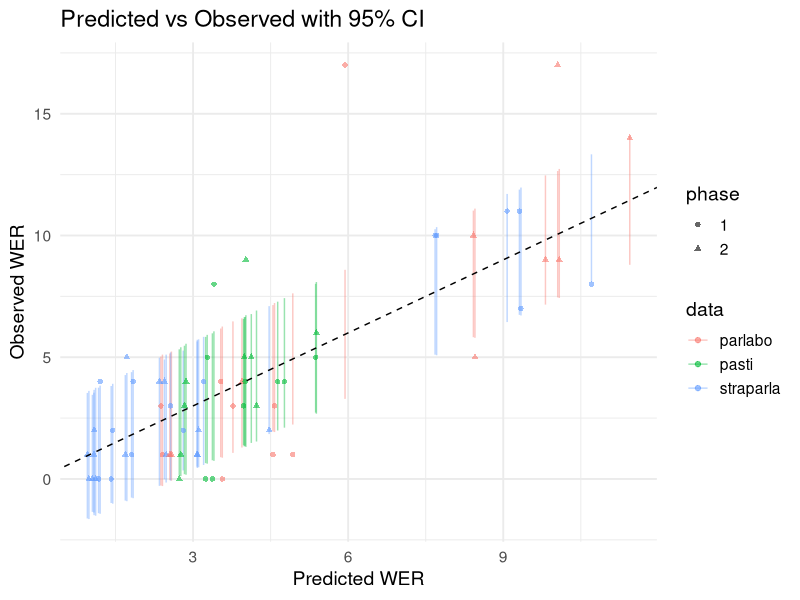
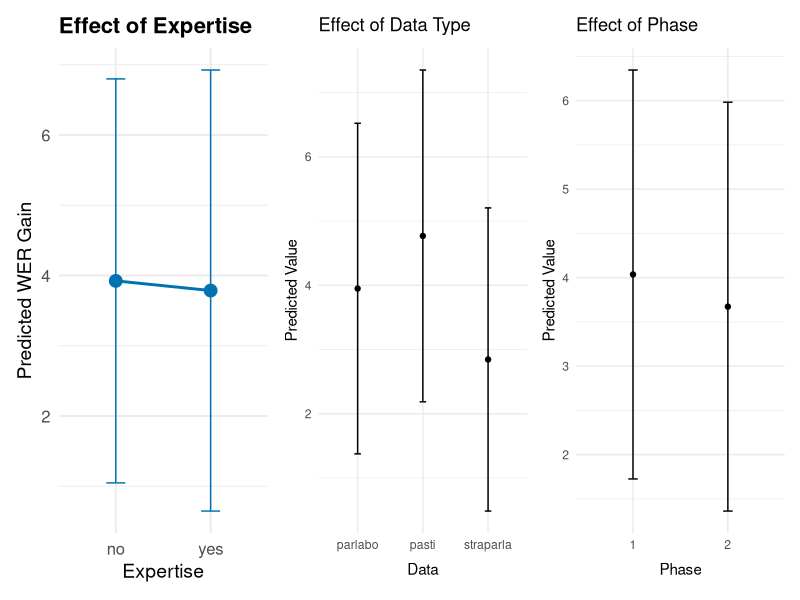
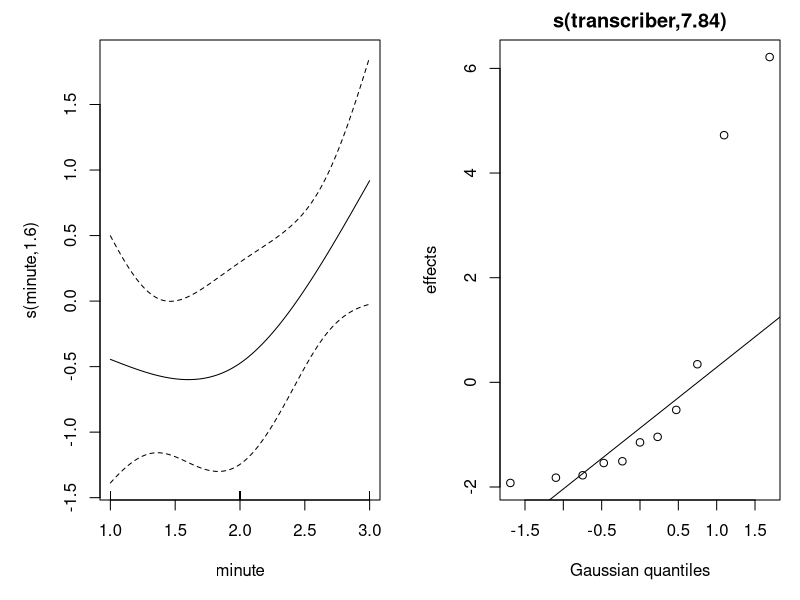
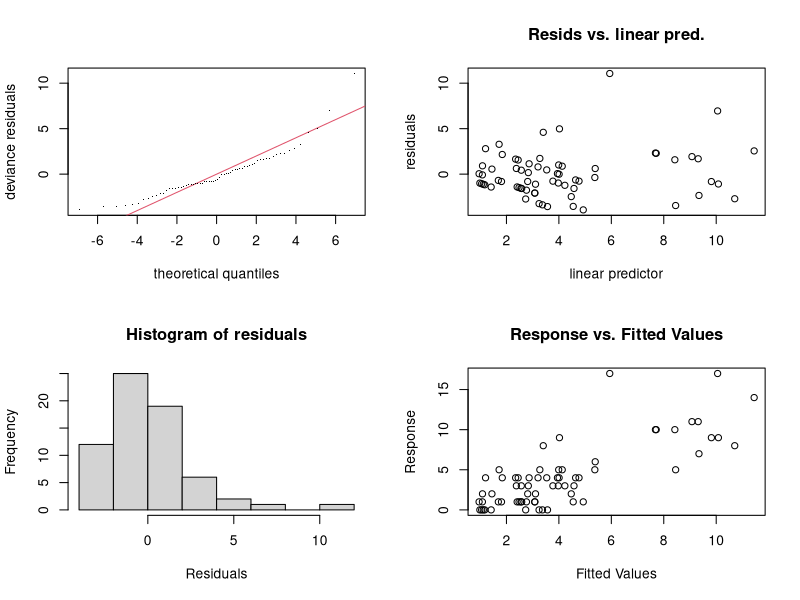
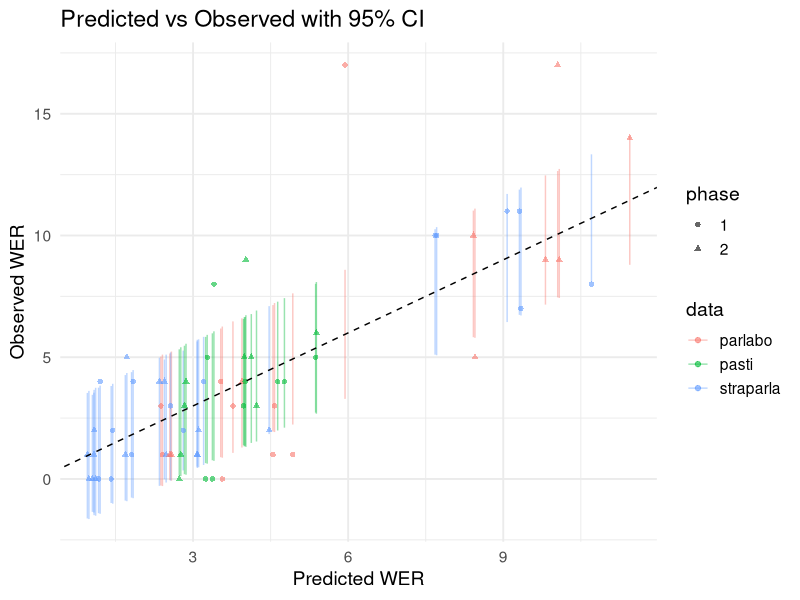
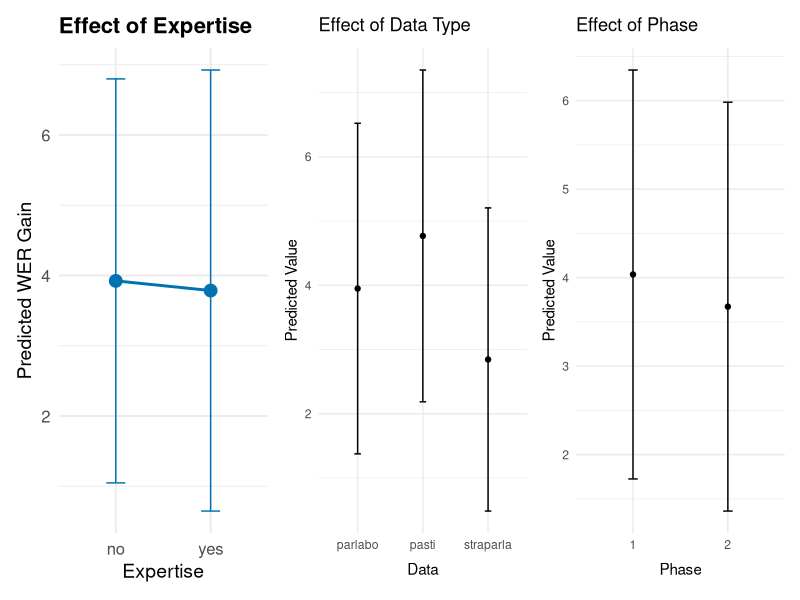

Reproduce these figures in R, in order.
library(mgcv)
library(ggeffects)
library(ggplot2)

df <- read.csv("stats/table_params.csv", sep="\t")

df$expert <- as.factor(df$expert)
df$data <- as.factor(df$data)
df$phase <- as.factor(df$phase)
df$transcriber <- as.factor(df$transcriber)  # your random effect

model <- gam(intonation_patterns ~
			   s(minute, k=3) +                  # smooth term for time
               expert +                      # fixed effect
               data +                        # fixed effect
               phase +                       # fixed effect
               s(transcriber, bs = "re"),    # random intercept per transcriber
             data = df, method = "REML")

# View the model summary
summary(model)

png("tus_my_gam_plots.png", width = 800, height = 600) # Adjust width/height as needed

# Generate the plots (e.g., all on one page if your model has multiple smooths)
plot(model, pages = 1)

# Close the device (this saves the file)
dev.off()

# Open a PNG device
png("tus_gam_check_diagnostics.png", width = 1000, height = 800) # Adjust dimensions

# Generate the diagnostic plots
gam.check(model)

# Close the device
dev.off()



# Predict from the GAMM
pred <- predict(model, se.fit = TRUE)

# Store values
df$fit <- pred$fit
df$lower <- pred$fit - 1.96 * pred$se.fit
df$upper <- pred$fit + 1.96 * pred$se.fit

# Plot
ggplot(df, aes(x = fit, y = intonation_patterns, color=data, shape=phase)) +
  geom_errorbar(aes(ymin = lower, ymax = upper), width = 0, alpha = 0.4) +
  geom_point(alpha = 0.6) +
  geom_abline(slope = 1, intercept = 0, linetype = "dashed") +
  labs(
    title = "Predicted vs Observed with 95% CI",
    x = "Predicted WER",
    y = "Observed WER"
  ) +
  theme_minimal(base_size = 14)

ggsave("plots/tus_predicted_vs_observed.png", width = 7, height = 6, dpi = 300)


eff_expert <- ggemmeans(model, terms = "expert")

p_expert <- ggplot(eff_expert, aes(x = x, y = predicted)) +
  geom_point(size = 4, color = "#0072B2") +
  geom_errorbar(aes(ymin = conf.low, ymax = conf.high), width = 0.2, color = "#0072B2") +
  geom_line(aes(group = 1), color = "#0072B2", linewidth = 1) +
  labs(
    title = "Effect of Expertise",
    x = "Expertise",
    y = "Predicted WER Gain"
  ) +
  theme_minimal(base_size = 14) +
  theme(
    plot.title = element_text(face = "bold", size = 16),
    axis.title = element_text(size = 14),
    axis.text = element_text(size = 12)
  )

eff_data <- ggemmeans(model, terms = "data")

p_data <- ggplot(eff_data, aes(x = x, y = predicted)) +
  geom_point() +
  geom_errorbar(aes(ymin = conf.low, ymax = conf.high), width = 0.1) +
  labs(title = "Effect of Data Type", x = "Data", y = "Predicted Value") +
  theme_minimal()

  eff_phase <- ggemmeans(model, terms = "phase")

p_phase <- ggplot(eff_phase, aes(x = x, y = predicted)) +
  geom_point() +
  geom_errorbar(aes(ymin = conf.low, ymax = conf.high), width = 0.1) +
  labs(title = "Effect of Phase", x = "Phase", y = "Predicted Value") +
  theme_minimal()

  library(patchwork)
(p_expert | p_data | p_phase)

# Save
ggsave("plots/tus_effects_categorical.png", width = 12, height = 4, dpi = 300)
